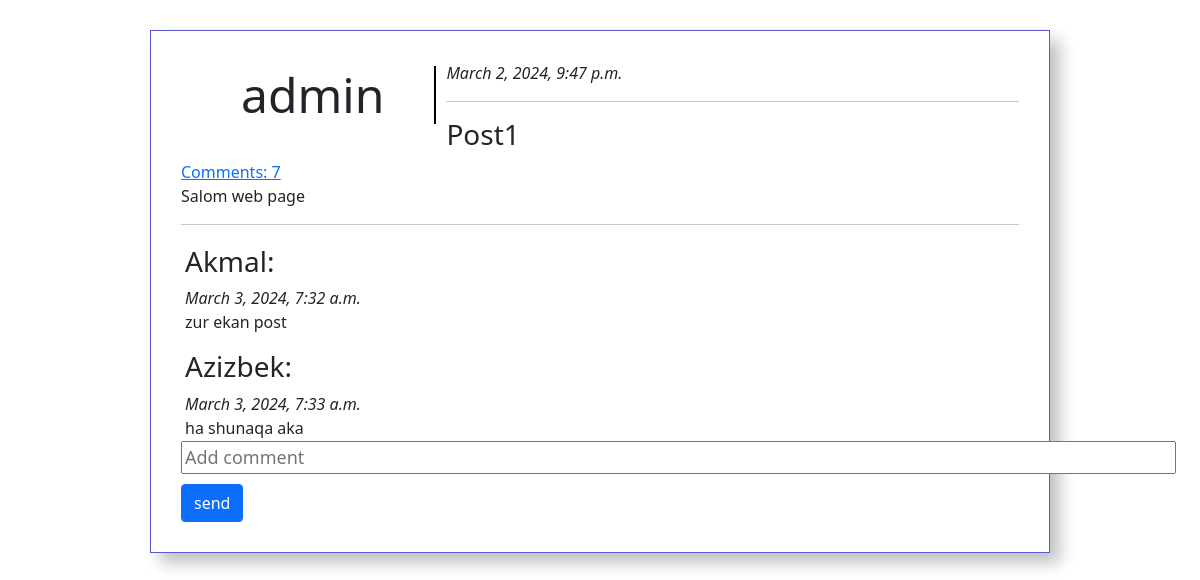
/posts/1, run on the app's committed database.
### mainapp/models.py (models this page shows, shortened)
class Posts(models.Model):
    title = models.CharField(max_length = 200)
    content = models.TextField()
    author = models.ForeignKey(User, on_delete = models.CASCADE)
    created = models.DateTimeField(auto_now_add=True)

class Comments(models.Model):
    post = models.ForeignKey(Posts, on_delete = models.CASCADE)
    author = models.ForeignKey(User, on_delete = models.CASCADE)
    text = models.CharField(max_length = 500)
    created = models.DateTimeField(auto_now_add=True)

### mainapp/views.py (the view)
# urls.py: path('posts/<pk>', edit, name='edit'),
def edit(request, pk):
    obj = Posts.objects.get(pk=pk)
    if request.method == "POST":
        comm = CommentForm(request.POST)
        if comm.is_valid():
            instance = comm.save(commit=False)
            instance.author = request.user
            instance.post = obj
            instance.save()
    else:
        comm=CommentForm()
    comments = Comments.objects.filter(post = obj.pk)
    son = len(comments)
    return render(request, 'edit.html', {'el':obj, 'comm':comm, 'comments':comments, 'son':son})

### mainapp/forms.py
class CommentForm(forms.ModelForm):
    text = forms.CharField(label='', widget=forms.TextInput(attrs={'placeholder': 'Add comment', 'value': '', 'size': 90, 'style': 'font-size: 18px'}))
    class Meta:
        model = Comments
        fields = ['text']

### templates/edit.html (shortened to what this page needs)
{% extends 'base.html' %}
{% block content %}
        <div class="yangi">
                <div class="user"><h5>{{el.author}}</h5></div>
                <p><i>{{el.created}}</i></p>
                <hr>
                <h3>{{el.title}}</a></h3>
                <a href="#">Comments: {{son}} </a>
                <p>{{el.content}}</p>
                <hr>
                {% if comments %}
            <div id="comm"  style="margin: 4px, 4px; padding: 4px; width: 850px; height: 200px; overflow-x: auto; overflow-y: auto;
            text-align: justify;" >
                {% for el in comments %}
                <div>
                    <h3>{{el.author}}:</h3>
                    <i>{{el.created}}</i>
                    <p>{{el.text}} </p>
                </div>
                {% endfor %}
                </div>
                {% endif %}
            <form action="" method="post">
                {{comm}}
                <input type="submit"  class="btn btn-primary " style="margin-top: 10px;" value="send">
            </form>
        </div>
{% endblock %}

### static/style.css (style rules this page uses)
body { background-color: rgb(255, 255, 255); }
h5 { font-size:48px; display: inline-flex; margin: 0 50px; }
.user { float: left; height: 100%; margin: 5px 10px; border-right: 2px solid black; }
.yangi { margin: 30px auto; width: 900px; padding: 30px; border: 1px solid rgb(91, 91, 207); box-shadow: 10px 10px 15px rgb(191, 194, 196); }
#comm { margin: 4px, 4px; padding: 4px; width: 800px; height:100px; overflow-x: hidden; overflow-y: auto; text-align: justify; }

### data on the page
Posts: author "admin", created "March 2, 2024, 9:47 p.m.", title "Post1", content "Salom web page"
Comments: author "Akmal", created "March 3, 2024, 7:32 a.m.", text "zur ekan post"
Comments: author "Azizbek", created "March 3, 2024, 7:33 a.m.", text "ha shunaqa aka"

### other printed values
{{ son }} "7"
